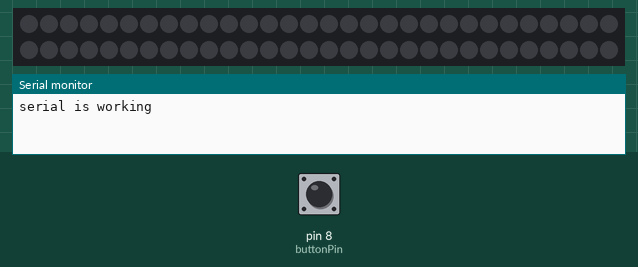
Bench run of a sketch on a simulated Arduino Uno, built with avr-gcc and run on an emulated ATmega328P. On the bench: 60 RGB LEDs in strip order, left to right, continuing on the next row, the last lines printed to the serial monitor. The test bench sets the inputs (shaded band); at power-on: pin 8 (buttonPin) LOW. Dim RGB values are drawn brighter than linear.

Above: at 1.2 s.
1.3 s: pin 8 (buttonPin) pulled HIGH for 0.15 s
At 5.0 s:
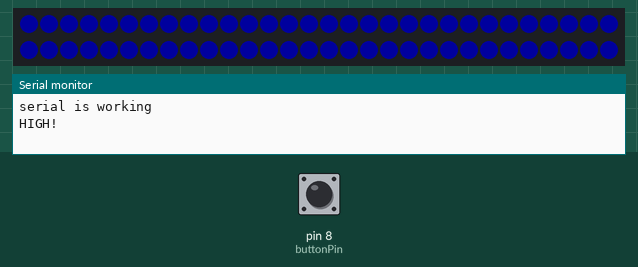
At 10.8 s:
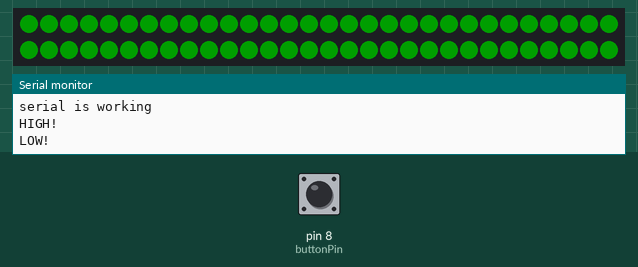
13.7 s: pin 8 (buttonPin) pulled HIGH for 1 s
At 19.33 s:
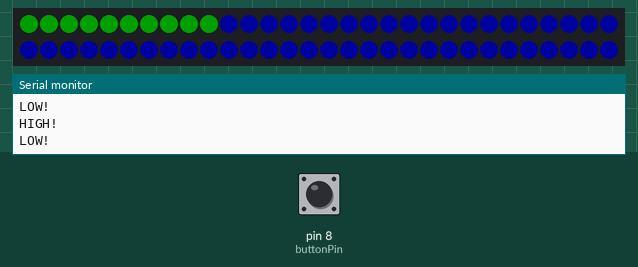

The sketch:

sailorhat.ino
```cpp
/*
  Glowing Sailor Hat for Deaf Sailors
*/

#include <Adafruit_NeoPixel.h>

#define LED_PIN    7

#define LED_COUNT 60

// Declare our NeoPixel strip object:
Adafruit_NeoPixel strip(LED_COUNT, LED_PIN, NEO_GRB + NEO_KHZ800);


///////////////START NEW

// constants won't change. They're used here to set pin numbers:
const int buttonPin = 8;     // the number of the pushbutton pin
const int ledPin =  13;      // the number of the LED pin

// variables will change:
int buttonState = 0;         // variable for reading the pushbutton status

void setup() {
  Serial.begin(9600);
  Serial.println("serial is working");
  strip.begin();           // INITIALIZE NeoPixel strip object (REQUIRED)
  strip.show();            // Turn OFF all pixels ASAP
  strip.setBrightness(30); // Set BRIGHTNESS to about 1/5 (max = 255)

  // initialize the pushbutton pin as an input:
  pinMode(buttonPin, INPUT);
}

int globalButtonStateHigh = false;

void loop() {
  // read the state of the pushbutton value:
  buttonState = digitalRead(buttonPin);

  // check if the pushbutton is pressed. If it is, the buttonState is HIGH:
  if (buttonState == HIGH && !globalButtonStateHigh) {
    globalButtonStateHigh = true;
    // turn LED on:
    //digitalWrite(ledPin, HIGH);
    Serial.println("HIGH!");
    colorWipe(strip.Color(  0,   0, 255), 50); // Blue
    delay(2000);
  } else if (buttonState != HIGH && globalButtonStateHigh) {
    globalButtonStateHigh = false;
    // turn LED off:
    //digitalWrite(ledPin, LOW);
    Serial.println("LOW!");
    colorWipe(strip.Color(  0, 255,   0), 50); // Green
  }
}

void colorWipe(uint32_t color, int wait) {
  for(int i=0; i<strip.numPixels(); i++) {
    strip.setPixelColor(i, color);
    strip.show();
    delay(wait);
  }
}
```

Measured:
- after the input at 1.3 s, the LEDs: first change at once (image 1 shows a later state)
- after the input at 13.7 s, the LEDs: first change at once (image 3 shows a later state)
